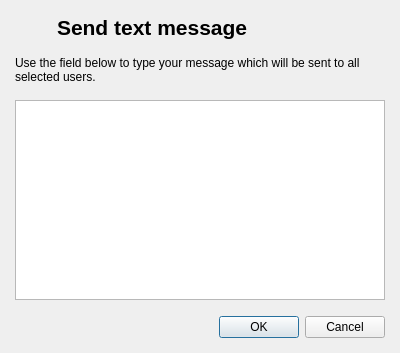
<?xml version="1.0" encoding="UTF-8"?>
<ui version="4.0">
 <author>Tobias Doerffel</author>
 <class>TextMessageDialog</class>
 <widget class="QDialog" name="TextMessageDialog">
  <property name="geometry">
   <rect>
    <x>0</x>
    <y>0</y>
    <width>400</width>
    <height>353</height>
   </rect>
  </property>
  <property name="windowTitle">
   <string>Send text message</string>
  </property>
  <property name="windowIcon">
   <iconset resource="../master.qrc">
    <normaloff>:/resources/dialog-information.png</normaloff>:/resources/dialog-information.png</iconset>
  </property>
  <layout class="QVBoxLayout">
   <property name="spacing">
    <number>16</number>
   </property>
   <property name="leftMargin">
    <number>15</number>
   </property>
   <property name="topMargin">
    <number>15</number>
   </property>
   <property name="rightMargin">
    <number>15</number>
   </property>
   <property name="bottomMargin">
    <number>15</number>
   </property>
   <item>
    <layout class="QHBoxLayout">
     <property name="spacing">
      <number>10</number>
     </property>
     <property name="leftMargin">
      <number>0</number>
     </property>
     <property name="topMargin">
      <number>0</number>
     </property>
     <property name="rightMargin">
      <number>0</number>
     </property>
     <property name="bottomMargin">
      <number>0</number>
     </property>
     <item>
      <widget class="QLabel" name="label">
       <property name="maximumSize">
        <size>
         <width>32</width>
         <height>32</height>
        </size>
       </property>
       <property name="text">
        <string/>
       </property>
       <property name="pixmap">
        <pixmap resource="../master.qrc">:/resources/dialog-information.png</pixmap>
       </property>
       <property name="scaledContents">
        <bool>true</bool>
       </property>
      </widget>
     </item>
     <item>
      <widget class="QLabel" name="label_2">
       <property name="font">
        <font>
         <pointsize>16</pointsize>
         <weight>75</weight>
         <bold>true</bold>
        </font>
       </property>
       <property name="text">
        <string>Send text message</string>
       </property>
      </widget>
     </item>
    </layout>
   </item>
   <item>
    <widget class="QLabel" name="label_3">
     <property name="text">
      <string>Use the field below to type your message which will be sent to all selected users.</string>
     </property>
     <property name="wordWrap">
      <bool>true</bool>
     </property>
    </widget>
   </item>
   <item>
    <widget class="QTextEdit" name="textEdit"/>
   </item>
   <item>
    <widget class="QDialogButtonBox" name="buttonBox">
     <property name="standardButtons">
      <set>QDialogButtonBox::Cancel|QDialogButtonBox::Ok</set>
     </property>
    </widget>
   </item>
  </layout>
 </widget>
 <resources>
  <include location="../master.qrc"/>
 </resources>
 <connections>
  <connection>
   <sender>buttonBox</sender>
   <signal>accepted()</signal>
   <receiver>TextMessageDialog</receiver>
   <slot>accept()</slot>
   <hints>
    <hint type="sourcelabel">
     <x>199</x>
     <y>384</y>
    </hint>
    <hint type="destinationlabel">
     <x>199</x>
     <y>206</y>
    </hint>
   </hints>
  </connection>
  <connection>
   <sender>buttonBox</sender>
   <signal>rejected()</signal>
   <receiver>TextMessageDialog</receiver>
   <slot>reject()</slot>
   <hints>
    <hint type="sourcelabel">
     <x>199</x>
     <y>384</y>
    </hint>
    <hint type="destinationlabel">
     <x>199</x>
     <y>206</y>
    </hint>
   </hints>
  </connection>
 </connections>
</ui>
